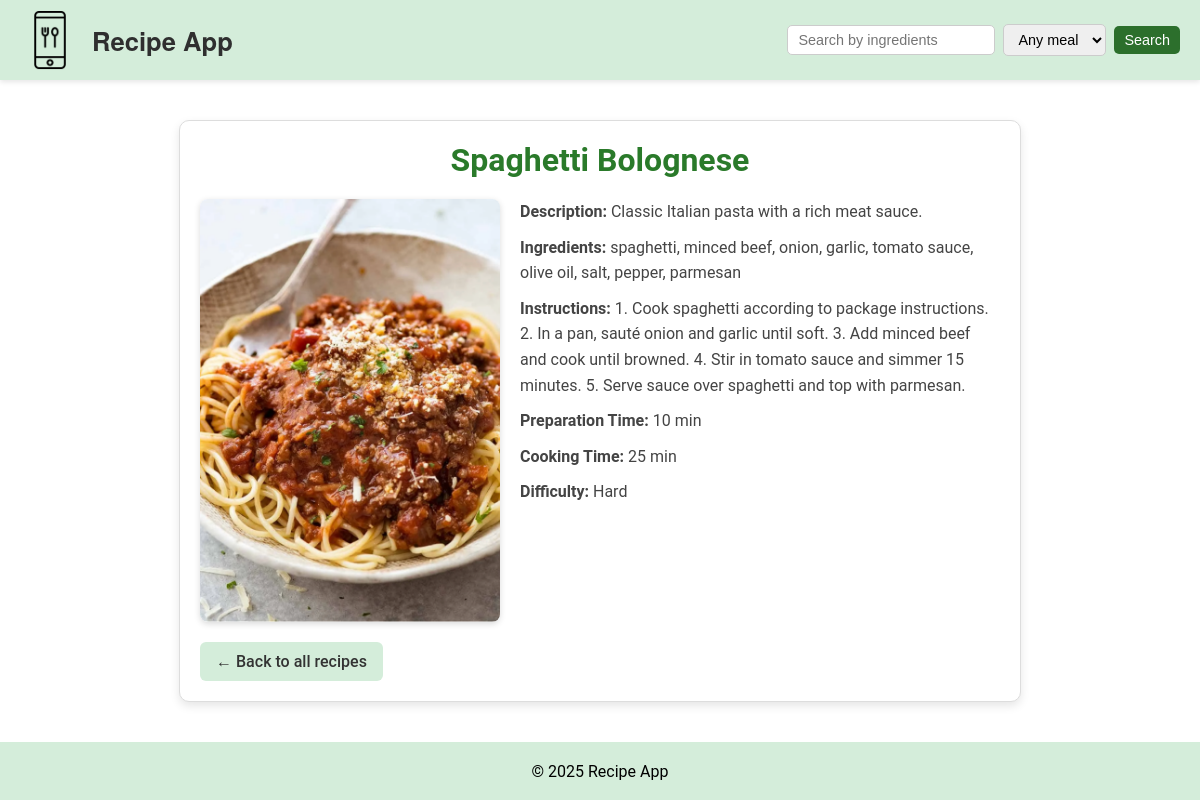
Page /recipes/1/ on the committed database.
### recipes/models.py (models this page shows, shortened)
class Recipe(models.Model):
    MEAL_TYPE_CHOICES = [
        ("breakfast", "Breakfast"),
        ("lunch", "Lunch"),
        ("dinner", "Dinner"),
        ("snack", "Snack"),
        ("drink", "Drink"),
        ("dessert", "Dessert"),
    ]
    name = models.CharField(max_length=50)
    description = models.TextField(
        blank=True, help_text="Short description of the recipe"
    )
    instructions = models.TextField(
        blank=True, help_text="Step-by-step cooking instructions"
    )
    ingredients = models.TextField(help_text="Comma-separated list of ingredients")
    prep_time = models.PositiveIntegerField(
        help_text="Preparation time in minutes", default=5
    )
    cooking_time = models.PositiveIntegerField(help_text="Cooking time in minutes")
    difficulty = models.CharField(max_length=20, blank=True)
    meal_type = models.CharField(
        max_length=20, choices=MEAL_TYPE_CHOICES, default="dinner"
    )  # 👈 new field
    pic = models.ImageField(upload_to="recipes", default="no_picture.jpg")

### recipes/views.py (the view)
# urls.py: path('<int:pk>/', RecipeDetailView.as_view(), name='recipe_detail'),  # recipe details by ID
class RecipeDetailView(DetailView):
    model = Recipe
    template_name = 'recipes/details.html'
    context_object_name = 'recipe'         # accessible in template as 'recipe'

### recipes/templates/recipes/details.html
{% extends "base.html" %}
{% load static %}
{% block content %}
<div class="recipe-detail-card">
    <h1>{{ recipe.name }}</h1>
    <div class="recipe-detail-content">
        {% if recipe.pic %}
            <img src="{{ recipe.pic.url }}" alt="{{ recipe.name }}" class="recipe-detail-image">
        {% endif %}
        <div class="recipe-detail-info">
            {% if recipe.description %}
                <p><strong>Description:</strong> {{ recipe.description }}</p>
            {% endif %}
            {% if recipe.ingredients %}
                <p><strong>Ingredients:</strong> {{ recipe.ingredients }}</p>
            {% endif %}
            {% if recipe.instructions %}
                <p><strong>Instructions:</strong> {{ recipe.instructions }}</p>
            {% endif %}
            <p><strong>Preparation Time:</strong> {{ recipe.prep_time }} min</p>
            <p><strong>Cooking Time:</strong> {{ recipe.cooking_time }} min</p>
            <p><strong>Difficulty:</strong> {{ recipe.difficulty }}</p>
        </div>
    </div>
    <a href="{% url 'recipes:recipe_list' %}" class="btn-back">← Back to all recipes</a>
</div>
{% endblock %}

### templates/base.html (shortened to what this page needs)
<!DOCTYPE html>
<html lang="en">
<head>
    {% load static %}
    <link rel="stylesheet" href="{% static 'recipes/css/styles.css' %}">
</head>
<body>
    <header class="header-banner">
        <div class="header-left">
            <img src="/media/recipe_app_icon.jpg" alt="Recipe App Icon" class="app-icon">
            <span class="app-title">Recipe App</span>
        </div>
        <form method="get" action="{% url 'search:search_recipes' %}" class="header-search">
            <input type="text" name="q" placeholder="Search by ingredients">
            <select name="meal_type">
                <option value="all">Any meal</option>
            </select>
            <button type="submit">Search</button>
        </form>
    </header>
    <main>
        {% block content %}
        {% endblock %}
    </main>
    <footer style="text-align:center; padding:20px; background:#d4edda; margin-top:20px;">
        <p>© 2025 Recipe App</p>
    </footer>
</body>
</html>

### recipes/static/recipes/css/styles.css (style rules this page uses)
body, h1, h2, h3, p, a { font-family: 'Roboto', sans-serif; margin: 0; padding: 0; }
.header-banner { background-color: #d4edda; padding: 10px 20px; margin-bottom: 40px; display: flex; align-items: center; justify-content: space-between; box-shadow: 0 2px 5px rgba(0, 0, 0, 0.1); }
.header-left { display: flex; align-items: center; }
.header-search { display: flex; align-items: center; gap: 8px; }
.header-search input, .header-search select, .header-search button { padding: 6px 10px; border-radius: 5px; border: 1px solid #ccc; font-size: 0.9rem; }
.header-search button { background-color: #2c6f2c; color: #fff; border: none; cursor: pointer; transition: background-color 0.2s ease; }
.app-icon { width: 60px; height: auto; margin-right: 12px; }
.app-title { font-size: 1.6rem; font-weight: 600; color: #2f2f2f; font-family: 'Helvetica Neue', Arial, sans-serif; }
a { text-decoration: none; color: #2c6f2c; font-weight: bold; }
.recipe-detail-card { max-width: 800px; margin: 40px auto; padding: 20px; background: #fff; border: 1px solid #ddd; border-radius: 10px; box-shadow: 0 4px 10px rgba(0,0,0,0.1); }
.recipe-detail-card h1 { font-size: 2rem; margin-bottom: 20px; color: #2a7a2a; text-align: center; }
.recipe-detail-content { display: flex; flex-wrap: wrap; gap: 20px; align-items: flex-start; }
.recipe-detail-image { max-width: 300px; border-radius: 8px; box-shadow: 0 2px 6px rgba(0,0,0,0.15); }
.recipe-detail-info { flex: 1; font-size: 1rem; color: #444; line-height: 1.6; }
.recipe-detail-info p { margin-bottom: 10px; }
.btn-back { display: inline-block; margin-top: 20px; padding: 10px 16px; background-color: #d4edda; border-radius: 6px; text-decoration: none; color: #333; font-weight: 500; transition: background-color 0.2s ease, transform 0.1s ease; }

### rows in the picture
Recipe: name "Spaghetti Bolognese", pic (picture), description "Classic Italian pasta with a rich meat sauce.", ingredients "spaghetti, minced beef, onion, garlic, tomato sauce, olive oil, salt, pepper, parmesan", instructions "1. Cook spaghetti according to package instructions. 2. In a pan, sauté onion and garlic until soft. 3. Add minced beef and cook until browned. 4. Stir in tomato sauce and simmer 15 minutes. 5. Serve sauce over spaghetti and top with parmesan.", prep_time "10", cooking_time "25", difficulty "Hard"
